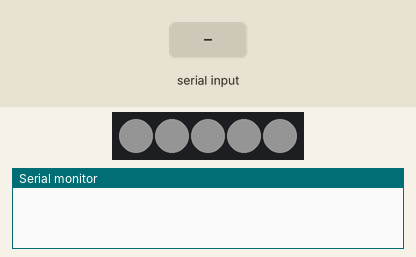
A sketch run on a simulated Arduino Uno, built with avr-gcc and run on an emulated ATmega328P. Parts: 5 RGB LEDs in strip order, left to right, the last lines printed to the serial monitor. Inputs (shaded band) come from the test bench. Dim RGB values are drawn brighter than linear; random numbers use the default seed unless the sketch sets one.

Above: at 1.2 s.
1.3 s: "COLOR: ,45\n" received over Serial
At 2.7 s:
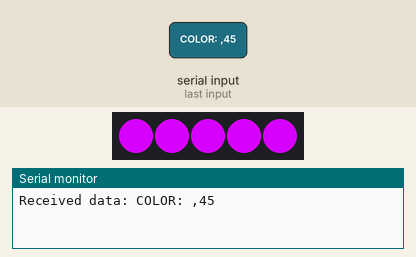
3.8 s: "COLOR: 90\n" received over Serial
At 5.7 s:
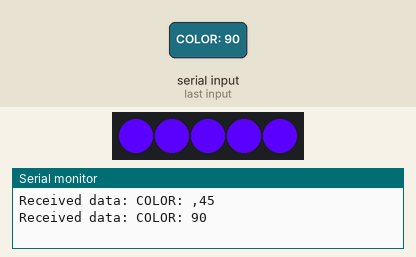
6.3 s: "COLOR: 90\n" received over Serial
At 6.79 s:
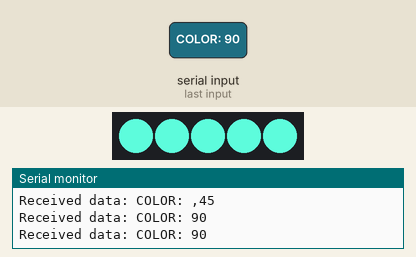
8.8 s: "SPEAKING\n" received over Serial
At 9.61 s:
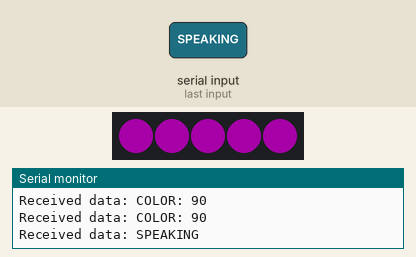
10.3 s: "COLOR: ,45\n" received over Serial
At 11.02 s:
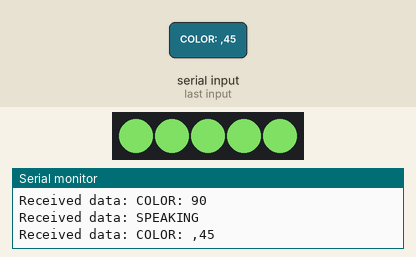
12.6 s: "KEYWORD\n" received over Serial
Timing chart, 0 to 15.3 s (numbered marks = the images above; inputs shaded):
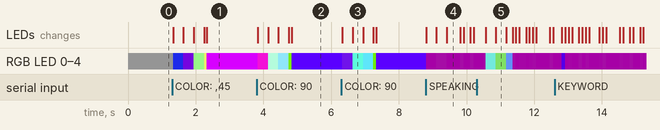

The sketch:

led.ino
```cpp
#include <FastLED.h>

#define NUM_LEDS 5
#define DATA_PIN 9
#define CLOCK_PIN 7

#define FADE_STEPS 50
#define FADE_DELAY 20
#define FLUCTUATION_RANGE 3
#define FLASH_DURATION 100

CRGB leds[NUM_LEDS];
CRGB currentColor = CRGB(20, 20, 20);  // Default dim white light
CRGB targetColor = CRGB(20, 20, 20);
bool fluctuateMode = false;  // Speaking effect
bool flashFlag = false;      // Flash effect flag

void setup() {
    Serial.begin(9600);
    FastLED.addLeds<APA102, DATA_PIN, CLOCK_PIN, BGR>(leds, NUM_LEDS);
    FastLED.clear();
    FastLED.show();
    fill_solid(leds, NUM_LEDS, currentColor);
    FastLED.show();
}

void loop() {
    if (Serial.available()) {
        String data = Serial.readStringUntil('\n');
        data.trim();

        Serial.print("Received data: ");
        Serial.println(data);

        int r, g, b;
        char rawData[20];
        data.toCharArray(rawData, sizeof(rawData));

        if (data == "SPEAKING") {
            fluctuateMode = true;
        }
        else if (data == "STOP SPEAKING") {
            fluctuateMode = false;
            fill_solid(leds, NUM_LEDS, currentColor);
            FastLED.show();
        }
        else if (data.startsWith("COLOR: ")) {
            sscanf(rawData, "COLOR: %d,%d,%d", &r, &g, &b);
            transitionToColor(r, g, b);
        }
        else if (data == "KEYWORD") {
            flashFlag = true;
        }
        else if (data == "START SESSION" || data == "END SESSION") {
            // No effect on LED behavior
        }
    }

    if (fluctuateMode) {
        fluctuate();
    }

    if (flashFlag) {
        flash();
        flashFlag = false;
    }
}

// Smoothly transition to a new color
void transitionToColor(int targetR, int targetG, int targetB) {
    targetColor = CRGB(targetR, targetG, targetB);

    for (int step = 0; step <= FADE_STEPS; step++) {
        float blendFactor = (float)step / FADE_STEPS;
        CRGB blendedColor = CRGB(
            (1 - blendFactor) * currentColor.r + blendFactor * targetR,
            (1 - blendFactor) * currentColor.g + blendFactor * targetG,
            (1 - blendFactor) * currentColor.b + blendFactor * targetB
        );
        fill_solid(leds, NUM_LEDS, blendedColor);
        FastLED.show();
        delay(FADE_DELAY);
    }

    currentColor = targetColor;
}

// Fluctuation effect when speaking
void fluctuate() {
    int fluctuation = random(-FLUCTUATION_RANGE, FLUCTUATION_RANGE + 1);
    CRGB fluctuatedColor = CRGB(
        constrain(currentColor.r + fluctuation, 0, 40),
        constrain(currentColor.g + fluctuation, 0, 40),
        constrain(currentColor.b + fluctuation, 0, 40)
    );

    fill_solid(leds, NUM_LEDS, fluctuatedColor);
    FastLED.show();
    delay(100);
}

// Flash effect for "KEYWORD"
void flash() {
    CHSV hsvColor = rgb2hsv_approximate(currentColor);  // Convert current color to HSV
    int boostedBrightness = constrain(hsvColor.value + 80, 0, 255); // Increase brightness but stay within limits

    CHSV flashedHSV = CHSV(hsvColor.hue, hsvColor.saturation, boostedBrightness);
    CRGB flashedRGB;
    hsv2rgb_rainbow(flashedHSV, flashedRGB);  // Convert back to RGB

    // Set LED to brighter version of the current color
    fill_solid(leds, NUM_LEDS, flashedRGB);
    FastLED.show();
    delay(100);

    // Restore the original color
    fill_solid(leds, NUM_LEDS, currentColor);
    FastLED.show();
}
```

Measured:
- after the input at 1.3 s, the LEDs: first change at once (image 1 shows a later state)
- after the input at 3.8 s, the LEDs: first change at once (image 2 shows a later state)
- after the input at 6.3 s, the LEDs: first change at once (image 3 shows a later state)
- after the input at 8.8 s, RGB LED 0–4: goes RGB(40, 0, 40) 0.30 s, RGB(40, 3, 40) 0.30 s, RGB(40, 0, 40) 0.40 s, RGB(40, 3, 40) 0.10 s, RGB(40, 0, 40) 0.20 s, RGB(40, 3, 40) 0.10 s, then RGB(40, 0, 40), starting at once; the LEDs: change at once (image 4)
